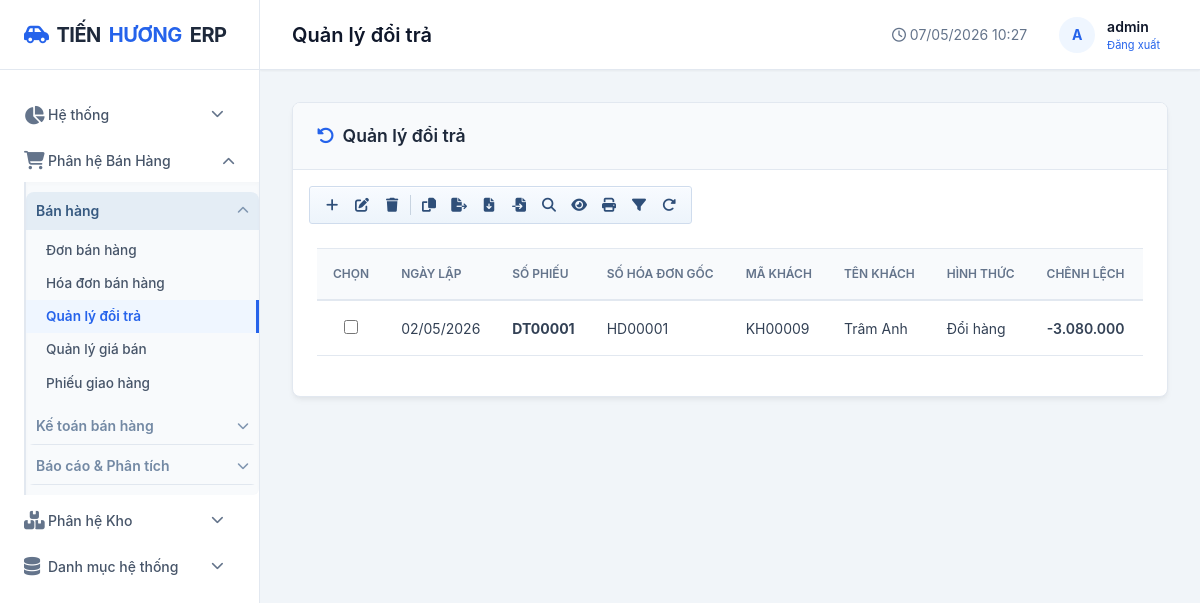
Before: /ban-hang/doi-tra/ (signed in) with the older database file.
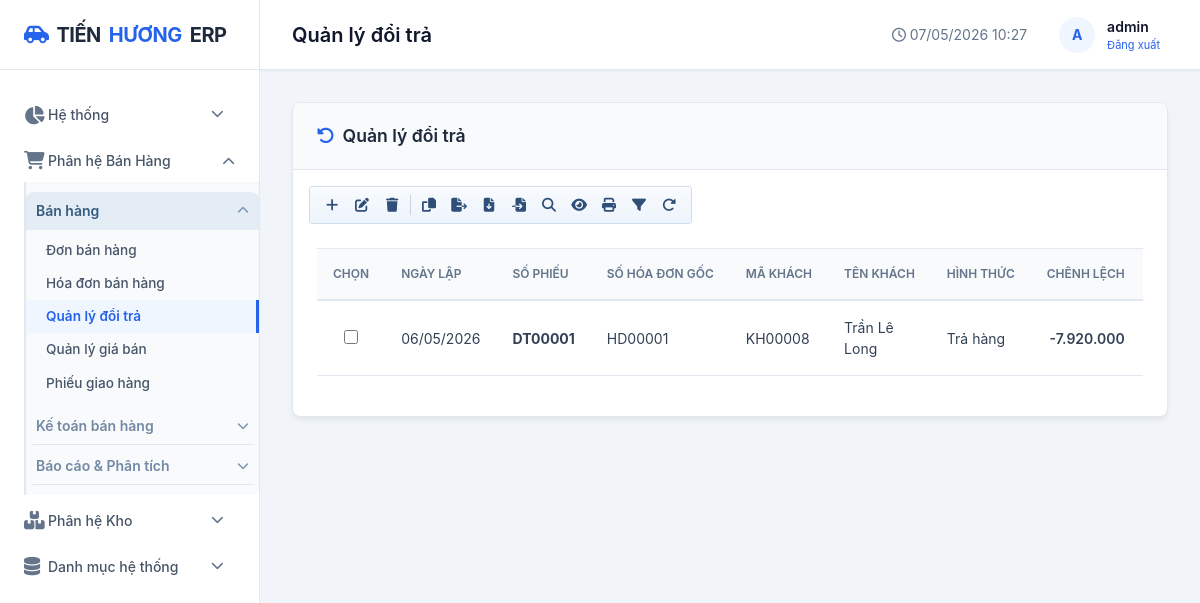
After: the same page with the newer database file.
### apps/ban_hang/models.py (models this page shows, shortened)
class PhieuTraHang(AccountingPeriodLockMixin, models.Model):
    accounting_period_date_field = 'ngay_hach_toan'
    accounting_period_label = 'phiếu đổi trả'
    HINH_THUC_XU_LY = [
        ('doi_hang', 'Đổi hàng'),
        ('tra_hang', 'Trả hàng'),
    ]
    HINH_THUC_HOAN = [
        ('1', '1 - Hoàn tiền mặt'),
        ('2', '2 - Bù trừ công nợ'),
        ('3', '3 - Đổi hàng khác'),
    ]
    TRANG_THAI = [
        ('1', '1 - Lập chứng từ'),
        ('2', '2 - Hoàn tất'),
    ]
    so_phieu = models.CharField(max_length=30, unique=True, verbose_name='Số phiếu trả')
    ngay_lap = models.DateField(default=datetime.date.today, verbose_name='Ngày lập')
    ngay_hach_toan = models.DateField(default=datetime.date.today, verbose_name='Ngày hạch toán')
    ngay_tra = models.DateField(default=datetime.date.today, verbose_name='Ngày trả')
    hoa_don_goc = models.ForeignKey('HoaDonBan', on_delete=models.PROTECT, null=True, blank=True,
                                     related_name='phieu_doi_tra', verbose_name='Hóa đơn gốc')
    khach_hang = models.ForeignKey(KhachHang, on_delete=models.SET_NULL, null=True, blank=True,
                                    verbose_name='Khách hàng')
    tk_no = models.CharField(max_length=20, default='131', verbose_name='TK nợ')
    tk_co = models.CharField(max_length=20, default='', verbose_name='TK có')
    dien_giai = models.TextField(blank=True, verbose_name='Diễn giải')
    hinh_thuc_xu_ly = models.CharField(max_length=20, choices=HINH_THUC_XU_LY, default='tra_hang', verbose_name='Hình thức')
    ly_do_tra = models.CharField(max_length=200, verbose_name='Lý do trả hàng')
    tong_tien_tra = models.DecimalField(max_digits=18, decimal_places=0, default=0, verbose_name='Tổng tiền hàng trả')
    tong_tien_doi = models.DecimalField(max_digits=18, decimal_places=0, default=0, verbose_name='Tổng tiền hàng đổi')
    tong_tien_hoan = models.DecimalField(max_digits=18, decimal_places=0, default=0,
                                          verbose_name='Tổng tiền hoàn')
    chenh_lech_tien = models.DecimalField(max_digits=18, decimal_places=0, default=0, verbose_name='Chênh lệch tiền')
    trang_thai = models.CharField(max_length=20, choices=TRANG_THAI, default='1', verbose_name='Trạng thái')
    da_cap_nhat_kho_cong_no = models.BooleanField(default=False, verbose_name='Đã cập nhật kho/công nợ')
    nguoi_tao = models.ForeignKey(User, on_delete=models.SET_NULL, null=True)
    ngay_tao = models.DateTimeField(auto_now_add=True)
    class Meta:
        db_table = 'ban_hang_phieutrahang'
        verbose_name = 'Phiếu trả hàng'
        ordering = ['-ngay_tra']

class HoaDonBan(AccountingPeriodLockMixin, models.Model):
    accounting_period_date_field = 'ngay_hach_toan'
    accounting_period_label = 'hóa đơn bán hàng'
    MA_GIAO_DICH = [
        ('1', '1 - Hóa đơn kiêm phiếu xuất bán'),
        ('2', '2 - Hóa đơn'),
    ]
    TRANG_THAI = [
        ('1', '1 - Lập chứng từ'),
        ('2', '2 - Chuyển sổ cái'),
    ]
    ma_giao_dich = models.CharField(max_length=5, choices=MA_GIAO_DICH, default='1', verbose_name='Mã giao dịch')
    so_hoa_don = models.CharField(max_length=30, unique=True, verbose_name='Số hóa đơn')
    ngay_lap = models.DateField(default=datetime.date.today, verbose_name='Ngày lập')
    ngay_hach_toan = models.DateField(default=datetime.date.today, verbose_name='Ngày hạch toán')
    ty_gia = models.DecimalField(max_digits=18, decimal_places=4, default=1, verbose_name='Tỷ giá')
    khach_hang = models.ForeignKey(KhachHang, on_delete=models.PROTECT, verbose_name='Khách hàng')
    ten_kh = models.CharField(max_length=200, blank=True, verbose_name='Tên khách')
    dia_chi = models.CharField(max_length=300, blank=True, verbose_name='Địa chỉ')
    so_dien_thoai = models.CharField(max_length=15, blank=True, verbose_name='Số điện thoại')
    mst = models.CharField(max_length=20, blank=True, verbose_name='MST')
    nguoi_mua_hang = models.CharField(max_length=120, blank=True, verbose_name='Người mua hàng')
    ma_nv_ban_hang = models.CharField(max_length=30, blank=True, verbose_name='Mã nhân viên bán hàng')
    tk_no = models.CharField(max_length=20, default='131', verbose_name='TK nợ')
    tk_co = models.CharField(max_length=20, default='511', verbose_name='TK có đối ứng')
    dien_giai = models.TextField(blank=True, verbose_name='Diễn giải')
    trang_thai = models.CharField(max_length=20, choices=TRANG_THAI, default='1', verbose_name='Trạng thái')
    don_ban = models.ForeignKey(DonBan, on_delete=models.SET_NULL, null=True, blank=True, related_name='hoa_don_lien_ket', verbose_name='Đơn bán liên kết')
    tong_so_luong = models.DecimalField(max_digits=18, decimal_places=2, default=0, verbose_name='Tổng số lượng')
    tong_chiet_khau = models.DecimalField(max_digits=18, decimal_places=0, default=0, verbose_name='Tổng chiết khấu')
    tien_hang = models.DecimalField(max_digits=18, decimal_places=0, default=0, verbose_name='Tiền hàng')
    tong_tien_thue = models.DecimalField(max_digits=18, decimal_places=0, default=0, verbose_name='Tổng tiền thuế')
    tong_cong = models.DecimalField(max_digits=18, decimal_places=0, default=0, verbose_name='Tổng cộng')
    da_thu = models.DecimalField(max_digits=18, decimal_places=0, default=0, verbose_name='Đã thu')
    con_no = models.DecimalField(max_digits=18, decimal_places=0, default=0, verbose_name='Còn nợ')
    nguoi_tao = models.ForeignKey(User, on_delete=models.SET_NULL, null=True, blank=True, related_name='hoa_don_ban_tao')
    ngay_tao = models.DateTimeField(auto_now_add=True)
    class Meta:
        db_table = 'ban_hang_hoadonban'
        verbose_name = 'Hóa đơn bán hàng'
        verbose_name_plural = 'Hóa đơn bán hàng'
        ordering = ['-ngay_lap', '-id']

### apps/danh_muc/models.py (models this page shows, shortened)
class KhachHang(models.Model):
    LOAI_KH = [
        ("1", "Cá nhân"),
        ("2", "Doanh nghiệp"),
        ("3", "Khác"),
    ]
    ma_kh = models.CharField(max_length=20, unique=True, verbose_name="Mã khách hàng")
    ten_kh = models.CharField(max_length=200, verbose_name="Tên khách hàng")
    la_khach_hang = models.BooleanField(default=True, verbose_name="Khách hàng")
    la_nha_cung_cap = models.BooleanField(default=False, verbose_name="Nhà cung cấp")
    la_nhan_vien = models.BooleanField(default=False, verbose_name="Nhân viên bán hàng")
    loai_kh = models.CharField(max_length=20, choices=LOAI_KH, default="1", verbose_name="Loại khách hàng")
    ma_so_thue = models.CharField(max_length=20, blank=True, verbose_name="Mã số thuế")
    dia_chi = models.CharField(max_length=300, blank=True, verbose_name="Địa chỉ")
    so_dien_thoai = models.CharField(max_length=15, verbose_name="Số điện thoại")
    email = models.EmailField(blank=True, verbose_name="Email")
    han_muc_cong_no = models.DecimalField(max_digits=18, decimal_places=0, default=0, verbose_name="Hạn mức công nợ")
    so_ngay_no_max = models.IntegerField(default=0, verbose_name="Số ngày nợ tối đa")
    chiet_khau_mac_dinh = models.DecimalField(max_digits=5, decimal_places=2, default=0, verbose_name="Chiết khấu mặc định (%)")
    ghi_chu = models.TextField(blank=True, verbose_name="Ghi chú")
    trang_thai = models.BooleanField(default=True, verbose_name="Trạng thái")
    ngay_tao = models.DateTimeField(auto_now_add=True)
    nhom_kh = models.ForeignKey(
        NhomKhachHang,
        on_delete=models.SET_NULL,
        null=True,
        blank=True,
        verbose_name="Nhóm khách hàng",
    )
    class Meta:
        db_table = "danh_muc_khachhang"
        verbose_name = "Khách hàng"
        verbose_name_plural = "Danh sách khách hàng"
        ordering = ["ma_kh"]

### apps/ban_hang/views.py (the view, shortened to what this page needs)
# urls.py: path('doi-tra/', views.phieu_doi_tra_list, name='phieu_doi_tra_list'),
@login_required
def phieu_doi_tra_list(request):
    q = request.GET.get('q', '').strip()
    trang_thai = request.GET.get('trang_thai', '').strip()
    items = PhieuTraHang.objects.select_related('khach_hang', 'hoa_don_goc').order_by('-ngay_lap', '-id')
    if trang_thai:
        items = items.filter(trang_thai=trang_thai)
    return render(request, 'ban_hang/doi_tra_list.html', {
        'items': items[:200],
        'q': q,
        'trang_thai_filter': trang_thai,
        'page_title': 'Quản lý đổi trả',
        'active_menu': 'doi_tra',
    })

### apps/ban_hang/templatetags/money_filters.py (called while the page is built)
def _to_decimal(value):
    if value in (None, ''):
        return Decimal('0')
    if isinstance(value, Decimal):
        return value
    try:
        return Decimal(str(value).replace(',', '').strip())
    except (InvalidOperation, AttributeError, ValueError):
        return Decimal('0')

@register.filter(name='vnd')
def vnd(value):
    amount = int(_to_decimal(value).quantize(Decimal('1')))
    return f'{amount:,}'.replace(',', '.')

### templates/ban_hang/doi_tra_list.html (shortened to what this page needs)
{% extends 'base.html' %}
{% load humanize %}
{% load money_filters %}
{% block content %}
<div class="card">
    <div class="card-header">
        <div class="card-title"><i class="fas fa-rotate-left text-primary"></i> Quản lý đổi trả</div>
    </div>
    <div class="px-3 pt-3">
        <div class="erp-toolbar" role="toolbar" aria-label="Thanh thao tác đổi trả">
            <a href="{% url 'phieu_doi_tra_them' %}" class="erp-toolbar-btn" title="Thêm mới"><i class="fas fa-plus"></i></a>
            <button type="button" class="erp-toolbar-btn" id="btnDtEdit" title="Sửa"><i class="fas fa-pen-to-square"></i></button>
            <button type="button" class="erp-toolbar-btn" id="btnDtDelete" title="Xóa"><i class="fas fa-trash"></i></button>
            <button type="button" class="erp-toolbar-btn" id="btnDtCopy" title="Chép dữ liệu"><i class="fas fa-copy"></i></button>
            <button type="button" class="erp-toolbar-btn" id="btnDtExport" title="Kết xuất dữ liệu"><i class="fas fa-file-export"></i></button>
            <button type="button" class="erp-toolbar-btn" id="btnDtTemplate" title="Tải tệp xuống (mẫu)"><i class="fas fa-file-arrow-down"></i></button>
            <button type="button" class="erp-toolbar-btn" id="btnDtImport" title="Đẩy dữ liệu lên"><i class="fas fa-file-import"></i></button>
            <button type="button" class="erp-toolbar-btn" id="btnDtSearch" title="Tìm kiếm"><i class="fas fa-magnifying-glass"></i></button>
            <button type="button" class="erp-toolbar-btn" id="btnDtView" title="Xem"><i class="fas fa-eye"></i></button>
            <button type="button" class="erp-toolbar-btn" id="btnDtPrint" title="In"><i class="fas fa-print"></i></button>
            <button type="button" class="erp-toolbar-btn" id="btnDtQuery" title="Truy vấn"><i class="fas fa-filter"></i></button>
            <button type="button" class="erp-toolbar-btn" id="btnDtRefresh" title="Làm mới"><i class="fas fa-rotate-right"></i></button>
        </div>
    </div>
    <div class="card-body">
        <div class="table-responsive">
            <table class="table">
                <thead>
                    <tr>
                        <th style="width:42px;">Chọn</th>
                        <th>Ngày lập</th>
                        <th>Số phiếu</th>
                        <th>Số hóa đơn gốc</th>
                        <th>Mã khách</th>
                        <th>Tên khách</th>
                        <th>Hình thức</th>
                        <th class="text-right">Chênh lệch</th>
                        <th>Trạng thái</th>
                    </tr>
                </thead>
                <tbody>
                    {% for item in items %}
                    <tr>
                        <td class="text-center"><input type="checkbox" name="selected_dt" value="{{ item.pk }}" class="erp-row-select" data-edit-url="{% url 'phieu_doi_tra_sua' item.pk %}" data-view-url="{% url 'phieu_doi_tra_detail' item.pk %}" data-delete-url="{% url 'phieu_doi_tra_xoa' item.pk %}" data-hoa-don-id="{{ item.hoa_don_goc_id|default:'' }}" data-trang-thai="{{ item.trang_thai }}"></td>
                        <td>{{ item.ngay_lap|date:'d/m/Y' }}</td>
                        <td><strong>{{ item.so_phieu }}</strong></td>
                        <td>{{ item.hoa_don_goc.so_hoa_don|default:'-' }}</td>
                        <td>{{ item.khach_hang.ma_kh|default:'-' }}</td>
                        <td>{{ item.khach_hang.ten_kh|default:'-' }}</td>
                        <td>{{ item.get_hinh_thuc_xu_ly_display }}</td>
                        <td class="text-right fw-semibold">{{ item.chenh_lech_tien|vnd }}</td>
                        <td>
                        </td>
                    </tr>
                    {% empty %}
                    <tr><td colspan="9" class="text-center text-muted">Chưa có phiếu đổi trả.</td></tr>
                    {% endfor %}
                </tbody>
            </table>
        </div>
    </div>
</div>
{% endblock %}

Changed rows visible on the page:
removed PhieuTraHang: ngay_lap "02/05/2026", so_phieu "DT00001", hoa_don_goc.so_hoa_don "HD00001", khach_hang.ma_kh "KH00009", khach_hang.ten_kh "Trâm Anh", hinh_thuc_xu_ly "Đổi hàng", chenh_lech_tien|vnd "-3.080.000"
added PhieuTraHang: ngay_lap "06/05/2026", so_phieu "DT00001", hoa_don_goc.so_hoa_don "HD00001", khach_hang.ma_kh "KH00008", khach_hang.ten_kh "Trần Lê Long", hinh_thuc_xu_ly "Trả hàng", chenh_lech_tien|vnd "-7.920.000"
